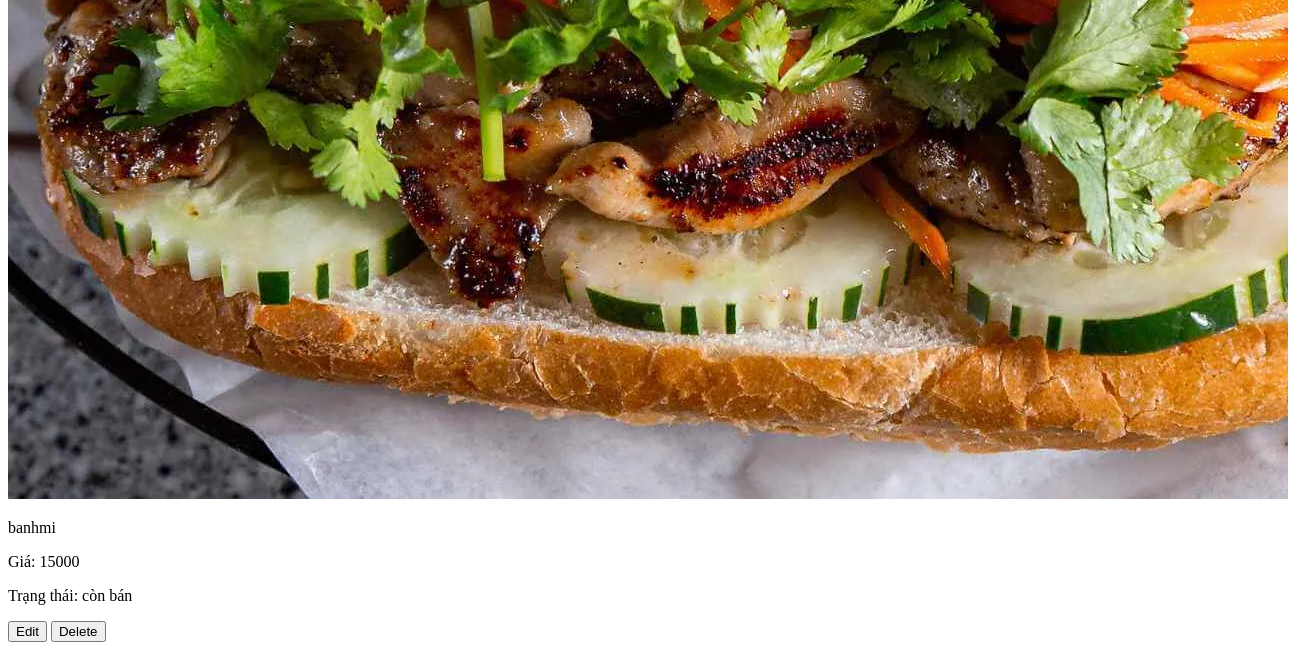
The page /admin/food-display.php (lower part) on the database as committed earlier.
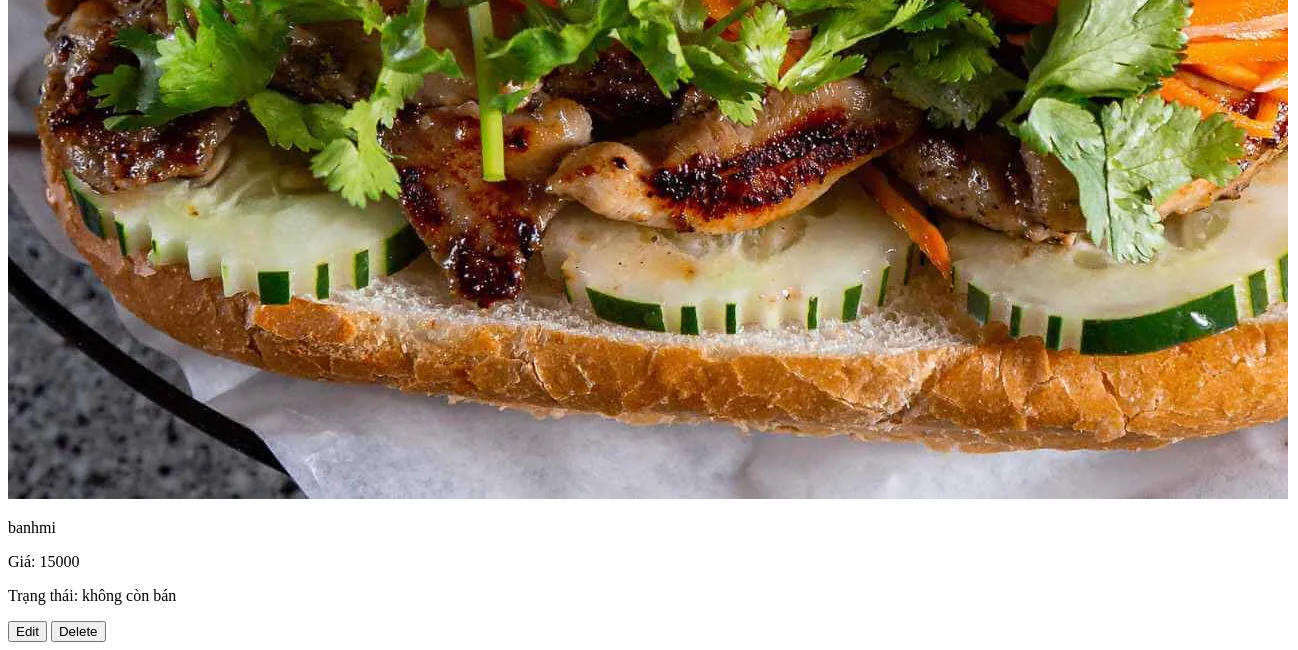
The same page on the database as committed later.
### tables this page shows
CREATE TABLE `products` (
  `id` int(11) NOT NULL,
  `name` varchar(255) NOT NULL,
  `price` int(11) NOT NULL,
  `category_id` int(11) NOT NULL,
  `image_url` varchar(255) NOT NULL,
  `is_active` tinyint(1) NOT NULL DEFAULT 1,
  `status` tinyint(1) DEFAULT 1
);

### admin/food-display.php (the view, shortened to what this page needs)
<!DOCTYPE html>
<html lang="en">
<head>
</head>
<body>
    <div class="ds-coffe">
              <?php
                function get_all_item(){
                  $conn= connect_db();
                  $sql= "SELECT *FROM products";
                  $query=mysqli_query($conn,$sql);
                  $items = [];
                  while ($row = mysqli_fetch_assoc($query)) {
                     $items[] = $row;
                      }
                      return $items;
                }
                $items = get_all_item();
                ?>
              <?php foreach ($items as $item): ?>
                <?php if($item['category_id'] == 1){  ?>
              <div class="item-coffe">
                <img src="<?php echo $item['image_url']; ?>" alt="" class="thumb" />
                <p><?php echo $item['name'];?></p>
                <p>Giá: <?php echo $item['price']; ?></p>
                <p>Trạng thái: <?php if($item['is_active']){
                  echo 'còn bán';}
                  else{
                  echo 'không còn bán';
                  } ?></p>
                  <div class="edit">
                  <input onclick="window.location = 'edit-food-coffee.php?id=<?php echo $item['id']; ?>'" type="button" value="Edit">
                  <input onclick="window.location = 'delete-food-coffee.php?id=<?php echo $item['id']; ?>'" type="button" value="Delete">
                  </div>
              </div>
              <?php } ?>
              <?php endforeach; ?>
</body>
</html>

Rows that differ between the two databases and show on the page:
changed products "banhmi": is_active "còn bán" → "không còn bán"
